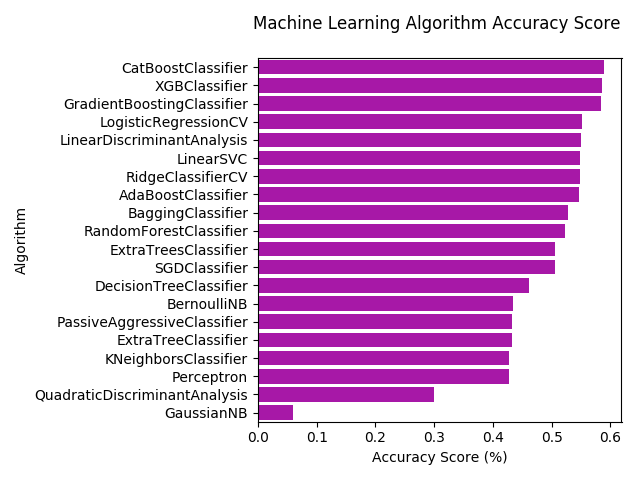

Recreate this plot in Python.
from sklearn import ensemble,model_selection
from sklearn import gaussian_process,\
linear_model,naive_bayes,neighbors,svm,tree,discriminant_analysis
import xgboost as xgb
import pandas as pd
import numpy as np
from catboost import CatBoostClassifier
import seaborn as sns
import matplotlib.pyplot as plt

x = np.load("/home/arjun/PycharmProjects/ML_proj/scripts/dataset1.npy")
y = np.load("/home/arjun/PycharmProjects/ML_proj/scripts/outcome1.npy")




MLA = [
    # Ensemble Methods
    CatBoostClassifier(loss_function='MultiClass'),
    ensemble.AdaBoostClassifier(),
    ensemble.BaggingClassifier(),
    ensemble.ExtraTreesClassifier(),
    ensemble.GradientBoostingClassifier(),
    ensemble.RandomForestClassifier(),

    # Gaussian Processes
    # gaussian_process.GaussianProcessClassifier(),

    # GLM
    linear_model.LogisticRegressionCV(),
    linear_model.PassiveAggressiveClassifier(),
    linear_model.RidgeClassifierCV(),
    linear_model.SGDClassifier(),
    linear_model.Perceptron(),

    # Navies Bayes
    naive_bayes.BernoulliNB(),
    naive_bayes.GaussianNB(),

    # Nearest Neighbor
    neighbors.KNeighborsClassifier(),

    # SVM
    # svm.SVC(probability=True),
    # svm.NuSVC(probability=True),
    svm.LinearSVC(),

    # Trees
    tree.DecisionTreeClassifier(),
    tree.ExtraTreeClassifier(),

    # Discriminant Analysis
    discriminant_analysis.LinearDiscriminantAnalysis(),
    discriminant_analysis.QuadraticDiscriminantAnalysis(),

    # xgboost: http://xgboost.readthedocs.io/en/latest/model.html
    xgb.XGBClassifier()

]

# split dataset in cross-validation with this splitter class: http://scikit-learn.org/stable/modules/generated/sklearn.model_selection.ShuffleSplit.html#sklearn.model_selection.ShuffleSplit
# note: this is an alternative to train_test_split
cv_split = model_selection.ShuffleSplit(n_splits=10, test_size=.3, train_size=.6,
                                        random_state=0)  # run model 10x with 60/30 split intentionally leaving out 10%

MLA_columns = ['MLA Name', 'MLA Parameters','MLA Train Accuracy Mean', 'MLA Test Accuracy Mean', 'MLA Test Accuracy 3*STD' ,'MLA Time']
MLA_compare = pd.DataFrame(columns = MLA_columns)

#create table to compare MLA predictions
# MLA_predict = y

row_index = 0
for alg in MLA:
    # set name and parameters
    print ("Trying:"," ",alg,"...")
    MLA_name = alg.__class__.__name__
    MLA_compare.loc[row_index, 'MLA Name'] = MLA_name
    MLA_compare.loc[row_index, 'MLA Parameters'] = str(alg.get_params())

    # score model with cross validation: http://scikit-learn.org/stable/modules/generated/sklearn.model_selection.cross_validate.html#sklearn.model_selection.cross_validate
    cv_results = model_selection.cross_validate(alg, pd.DataFrame(x), pd.DataFrame(y), cv=cv_split)

    MLA_compare.loc[row_index, 'MLA Time'] = cv_results['fit_time'].mean()
    MLA_compare.loc[row_index, 'MLA Train Accuracy Mean'] = cv_results['train_score'].mean()
    MLA_compare.loc[row_index, 'MLA Test Accuracy Mean'] = cv_results['test_score'].mean()
    # if this is a non-bias random sample, then +/-3 standard deviations (std) from the mean, should statistically capture 99.7% of the subsets
    MLA_compare.loc[row_index, 'MLA Test Accuracy 3*STD'] = cv_results[
                                                                'test_score'].std() * 3  # let's know the worst that can happen!
    MLA_compare.loc[row_index, 'MLA Time'] = cv_results['fit_time'].mean()
    MLA_compare.loc[row_index, 'MLA Train Accuracy Mean'] = cv_results['train_score'].mean()
    MLA_compare.loc[row_index, 'MLA Test Accuracy Mean'] = cv_results['test_score'].mean()
    # if this is a non-bias random sample, then +/-3 standard deviations (std) from the mean, should statistically capture 99.7% of the subsets
    MLA_compare.loc[row_index, 'MLA Test Accuracy 3*STD'] = cv_results[
                                                                'test_score'].std() * 3  # let's know the worst that can happen!

    # save MLA predictions - see section 6 for usage
    alg.fit(pd.DataFrame(x), pd.DataFrame(y))
    # MLA_predict[MLA_name] = alg.predict(x)

    row_index += 1

# print and sort table: https://pandas.pydata.org/pandas-docs/stable/generated/pandas.DataFrame.sort_values.html
MLA_compare.sort_values(by=['MLA Test Accuracy Mean'], ascending=False, inplace=True)
print(MLA_compare)

sns.barplot(x='MLA Test Accuracy Mean', y = 'MLA Name', data = MLA_compare, color = 'm')

#prettify using pyplot: https://matplotlib.org/api/pyplot_api.html
plt.title('Machine Learning Algorithm Accuracy Score \n')
plt.xlabel('Accuracy Score (%)')
plt.ylabel('Algorithm')
